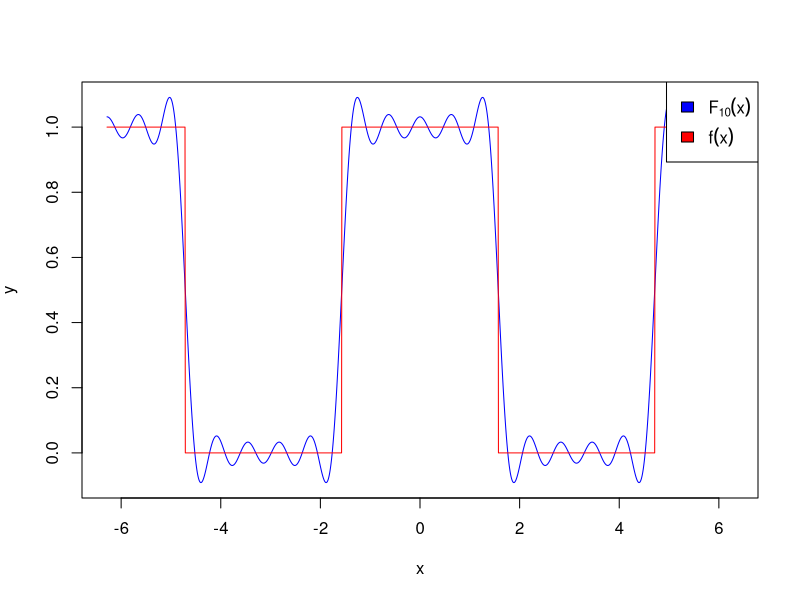
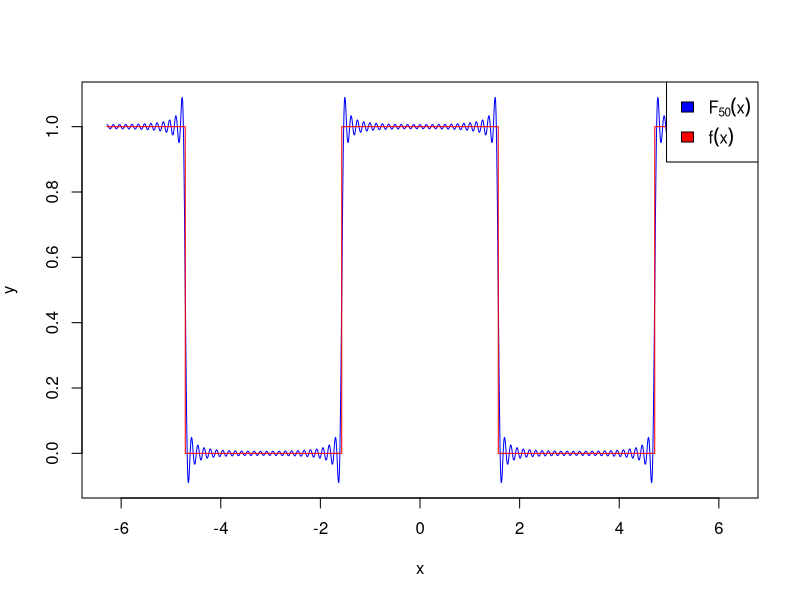
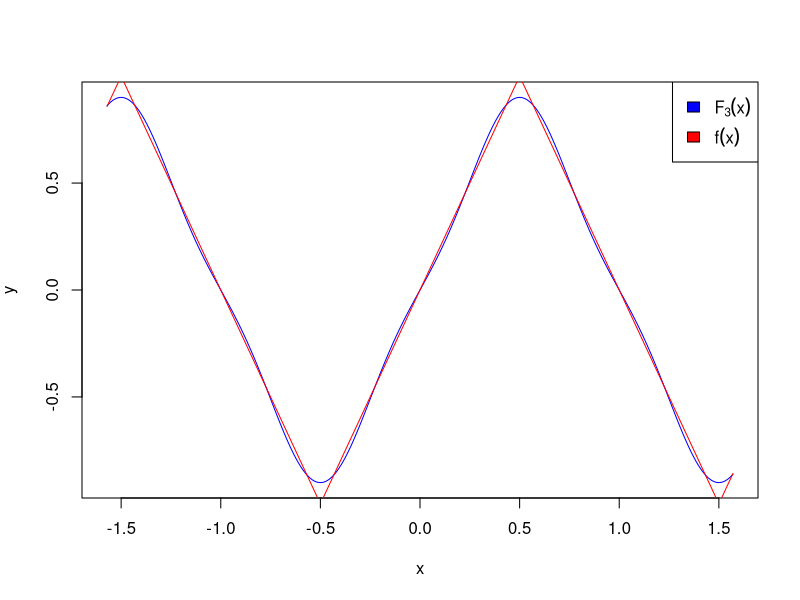
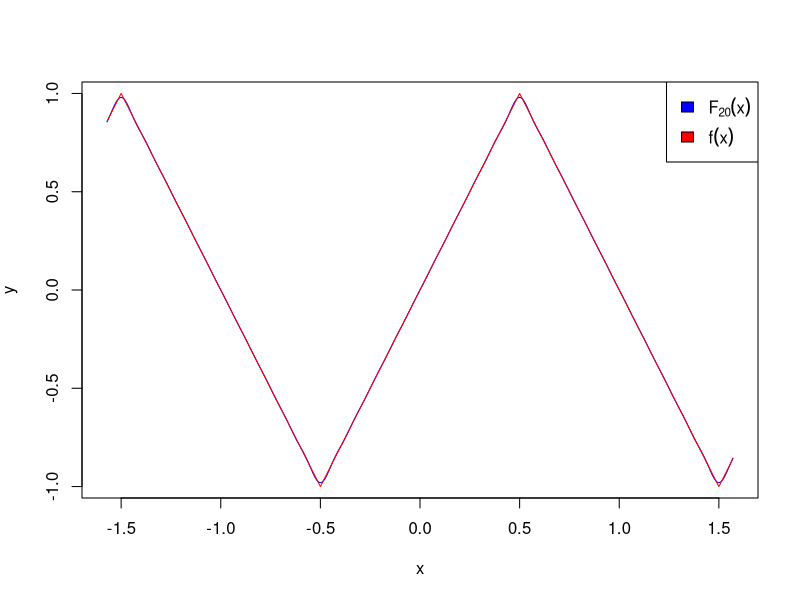

Here is the R script that generated these plots, in order:
library(matlab)

#----------------------------------------------------------------------
# Create some instances of the FSApprox class
#----------------------------------------------------------------------
triangleWave = list(
   T0 = 2,
   an = function(n){
      return(0);
   },
   bn = function(n){
      if(n == 0){
         return(0);
      }
      return((8/((n^2)*(pi^2)))*sin(n*pi/2));
   },
   trueFn = function(x){
      x <- x + 0.5;
      x <- x %% 2;
      if( ( floor(x) %% 2 ) == 0 ){
         return( 2*x - 1 );
       }
      return( -2*(x-1) + 1 );
   }
);
class(triangleWave) <- c("FSApprox");

squareWave = list(
   T0 = 2*pi,
   an = function(n){
      if(n == 0){
         return(1/2);
      }
      return((2/(n*pi))*sin((n*pi)/2));
   },
   bn = function(n){
      return(0);
   },
   trueFn = function(x){
      x0 <- abs(x) %% (2*pi);
      if( (x0 < pi/2) || (x0 > 3*pi/2) ){
         return(1);
      }
      else{
         return(0);
      }
   }
);
class(squareWave) <- c("FSApprox");

#----------------------------------------------------------------------
# Virutal function declarations for FSApprox class
#----------------------------------------------------------------------
Fn <- function(x, ...){
   UseMethod("Fn");
}

getPlotParams <- function(x, ...){
   UseMethod("getPlotParams");
}

#----------------------------------------------------------------------
# FSApprox methods
#
# FSApprox is a class for representing Fourier Series Approximations
# of functions
#----------------------------------------------------------------------

print.FSApprox <- function(fsa){
   cat("T0: ", fsa$T0, "\n\n");
   cat("an:", "\n"); 
   print(fsa$an);
   cat("\nbn:", "\n");
   print(fsa$bn);
   cat("\ntrueFn:", "\n");
   print(fsa$trueFn);
}

plot.FSApprox <- function(fsa,x0,x1,n){
   x <- getSamplePoints(x0,x1,n/fsa$T0) ;
   plot( x, Fn(fsa,n)(x), 
         type='l', col="blue", 
         xlab=getPlotParams(fsa)$xlab, 
         ylab=getPlotParams(fsa)$ylab);
   lines( x, 
         sapply( x, fsa$trueFn),
         type='l', col="red");
   legend(  "topright", 
            legend=sapply(
               c(bquote(F[.(n)](x)), bquote(f(x))),
               as.expression
            ), 
            fill=c("blue", "red"),
            y.intersp=1.5,
            bg="white");
}

getPlotParams.FSApprox <- function(fsa){
   return(list(
      xlab=expression(x),
      ylab=expression(y)
   ));
}

Fn.FSApprox <- function(fsa,N){
   return(
      function(x){
         return(
            summation(
               function(n) {
                  return(
                     (fsa$an(n) * sin( (2 * pi * n/fsa$T0 * x) + (90 * pi / 180))) +
                     (fsa$bn(n) * sin(  2 * pi * n/fsa$T0 * x  )) 
                  );
               }, 
               0,N
            )
         );
      }
  );
}

#-------------------
#
# Helper functions
#
#-------------------

#---------------------------------------------------------------------------------------
# getSamplePoints
#
# For a given starting point (x0), a given end point (x1), and a given frequency, return 
# a vector starting at x0 and ending at x1 that has enough sample points to plot a 
# signal with the given frequency
#---------------------------------------------------------------------------------------
getSamplePoints <- function(x0, x1, frequency){
   #Nyquist says to use this many samples...
   n <- (2*frequency) * (x1 - x0);
   #But, Nyquist was reconstructing analog signals, not connecting dots with straight lines.
   n <- 50*n;
   return(linspace(x0,x1,n));
}

#---------------------------------------------------------------------------------------
# summation 
#
# Returns: f(n) + f(n+1) + ... + f(N-1) + f(N)
#---------------------------------------------------------------------------------------
summation <- function(f, n, N){
   sum <- 0;
   for(i in n:N){
      sum <- sum + f(i);
   }
   return(sum);
}

pdf("squareWave10.pdf")
plot(squareWave,-2*pi,2*pi,10);

pdf("squareWave50.pdf")
plot(squareWave,-2*pi,2*pi,50);

pdf("triangleWave3.pdf")
plot(triangleWave, -pi/2, pi/2, 3);

pdf("triangleWave20.pdf")
plot(triangleWave, -pi/2, pi/2, 20);

#source('lt.R')
